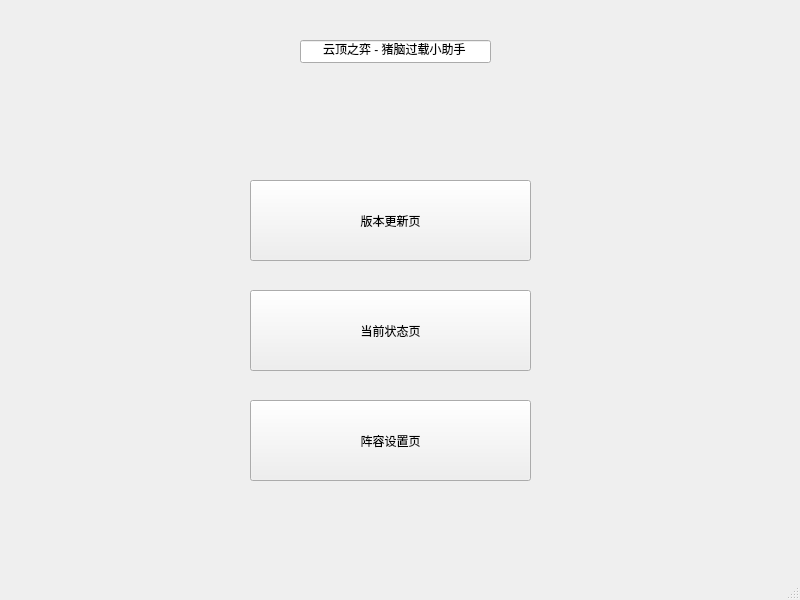
<?xml version="1.0" encoding="UTF-8"?>
<ui version="4.0">
 <class>MainWindow</class>
 <widget class="QMainWindow" name="MainWindow">
  <property name="geometry">
   <rect>
    <x>0</x>
    <y>0</y>
    <width>800</width>
    <height>600</height>
   </rect>
  </property>
  <property name="windowTitle">
   <string>MainWindow</string>
  </property>
  <widget class="QWidget" name="centralwidget">
   <widget class="QPushButton" name="pushButton">
    <property name="geometry">
     <rect>
      <x>250</x>
      <y>180</y>
      <width>281</width>
      <height>81</height>
     </rect>
    </property>
    <property name="text">
     <string>版本更新页</string>
    </property>
   </widget>
   <widget class="QPushButton" name="pushButton_2">
    <property name="geometry">
     <rect>
      <x>250</x>
      <y>290</y>
      <width>281</width>
      <height>81</height>
     </rect>
    </property>
    <property name="text">
     <string>当前状态页</string>
    </property>
   </widget>
   <widget class="QPushButton" name="pushButton_3">
    <property name="geometry">
     <rect>
      <x>250</x>
      <y>400</y>
      <width>281</width>
      <height>81</height>
     </rect>
    </property>
    <property name="text">
     <string>阵容设置页</string>
    </property>
   </widget>
   <widget class="QLineEdit" name="lineEdit">
    <property name="geometry">
     <rect>
      <x>300</x>
      <y>40</y>
      <width>191</width>
      <height>23</height>
     </rect>
    </property>
    <property name="text">
     <string>云顶之弈 - 猪脑过载小助手</string>
    </property>
    <property name="alignment">
     <set>Qt::AlignCenter</set>
    </property>
    <property name="readOnly">
     <bool>true</bool>
    </property>
   </widget>
  </widget>
  <widget class="QMenuBar" name="menubar">
   <property name="geometry">
    <rect>
     <x>0</x>
     <y>0</y>
     <width>800</width>
     <height>21</height>
    </rect>
   </property>
  </widget>
  <widget class="QStatusBar" name="statusbar"/>
 </widget>
 <resources/>
 <connections/>
</ui>
